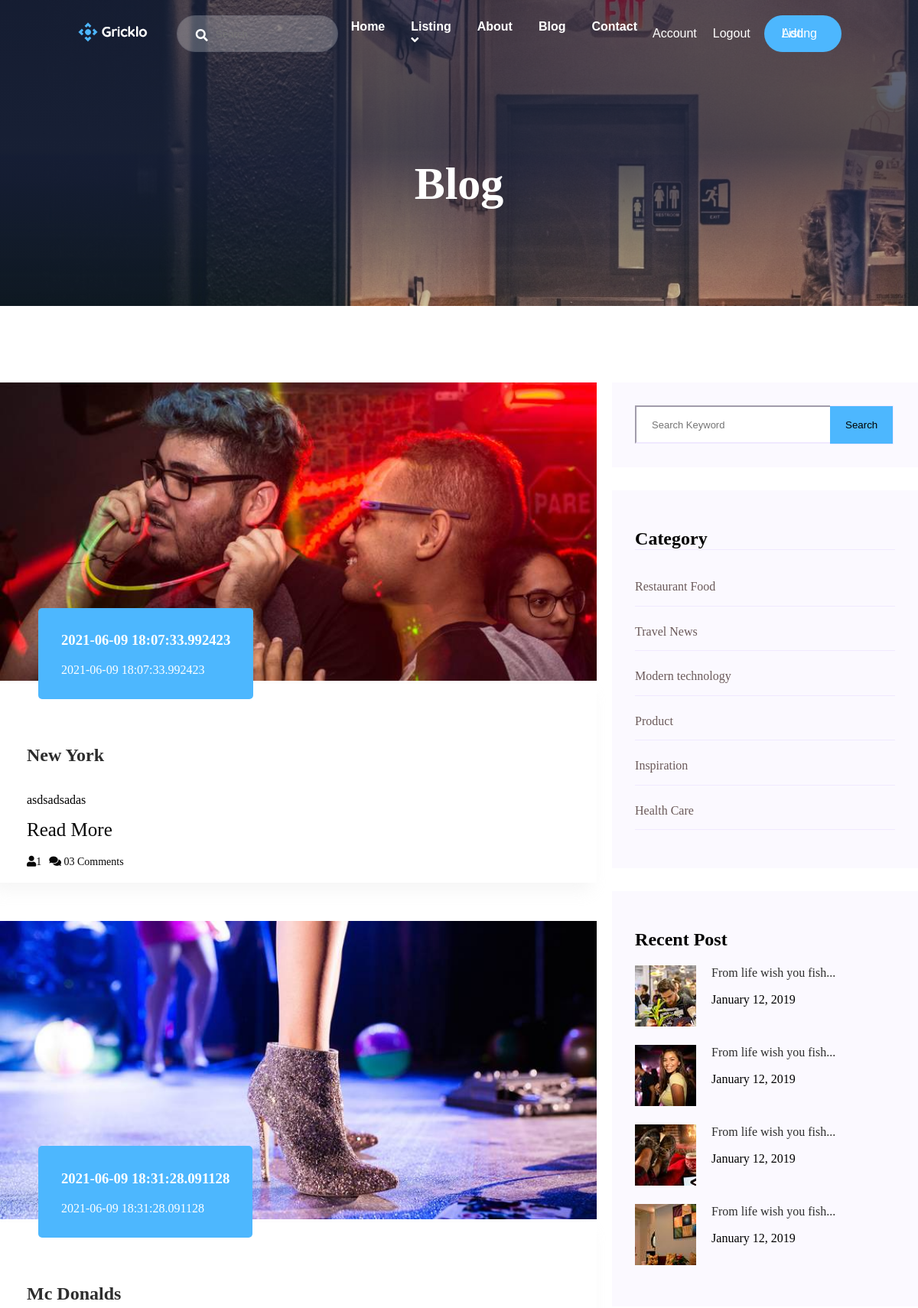
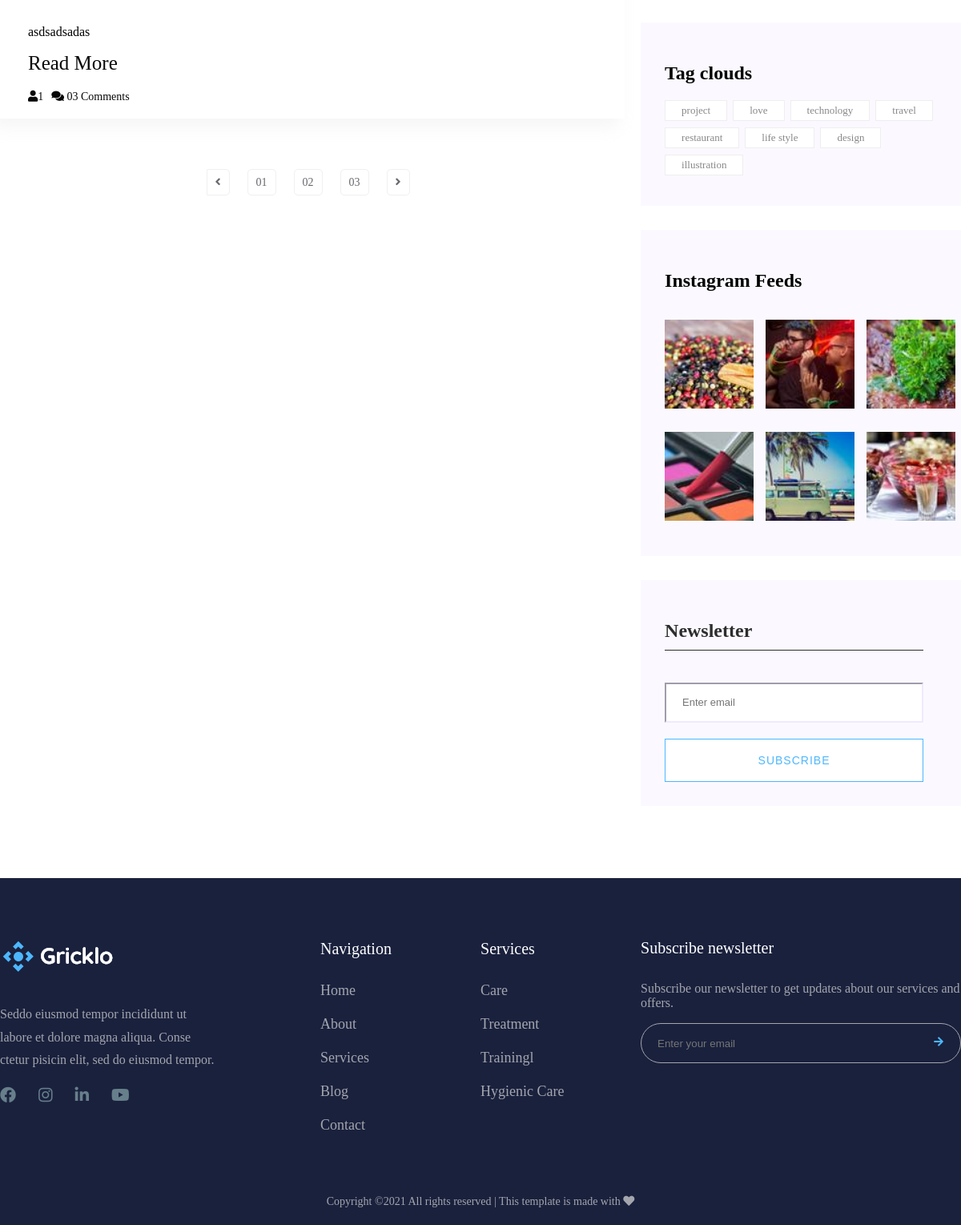
/blog (signed in), run on the app's committed database (2 pictures, top to bottom).
### gricklo/models.py (models this page shows, shortened)
class Blog(db.Model):
    __tablename__ = "blog"
    id = db.Column(db.Integer, primary_key=True)
    title = db.Column(db.String(50),nullable=False)
    short_description = db.Column(db.String(50),nullable=False)
    description = db.Column(db.Text, nullable=False)
    blog_posted = db.Column(db.DateTime, default=datetime.utcnow)
    image = db.Column(db.String(20), default = "default.png")
    category = db.Column(db.Integer, db.ForeignKey('blogcategory.id'), nullable=False)
    customer =db.Column(db.Integer, db.ForeignKey('user.id'), nullable=False)

### gricklo/controlers.py (the view)
@app.route("/blog")
def blog():
    blogs=Blog.query.all()
    return render_template("blog.html" , blogs=blogs)

### gricklo/templates/blog.html (shortened to what this page needs)
<!DOCTYPE html>
<html lang="en">
<head>
    <link rel="stylesheet" href="{{url_for('static',filename='css/blog.css')}}">
</head>
<body>
    {% extends "layout.html"%}
    {% block content %}
    <main>
        <div class="bg-blog d-flex align-items-center justify-content hero-overly">
            <div class="blog-text ">
                <h2>Blog</h2>
            </div>
        </div>
        <section class="blog-area section-padding">
            <div class="container">
                <div class="row">
                    <div class="col-8">
                        <div class="blog-left-sidebar">
                            {% for blog in blogs%}
                            <div class="blog-item">
                                <div class="blog-item-img ">
                                    <img src="/static/uploads/{{blog.image}}" alt="">
                                    <a href="" class="blog-item-date">
                                        <h3>{{blog.blog_posted}}</h3>
                                        <p>{{blog.blog_posted}}</p>
                                    </a>
                                </div>
                                <div class="blog-details">
                                    <a href="">
                                        <h2 class="blog-head" style="color: #2d2d2d;">{{blog.title}}</h2>
                                    </a>
                                    <p>{{blog.short_description}}</p>
                                    <a href="{{url_for('blogdetails', id=blog.id)}}" style="margin-bottom: 20px;font-size: 25px;">Read More</a>
                                    <ul class="blog-info-link">
                                        <li><a href="#"><i class="fa fa-user"></i>{{blog.category}}</a></li>
                                        <li><a href="#"><i class="fa fa-comments"></i> 03 Comments</a></li>
                                    </ul>
                                </div>
                            </div>
                            {% endfor%}
                            <div class="pagination-area pt-10">
                                <div class="row">
                                    <div class="col-12">
                                        <div class="single-wrap d-flex justify-content pt-10">
                                            <nav aria-label="Page navigation example">
                                                <ul class="pagination d-flex">
                                                    <li class="page-item">
                                                        <a href="" class="page-link">
                                                            <i class="fas fa-angle-left"></i>
                                                        </a>
                                                    </li>
                                                    <li><a href="" class="page-link">01</a></li>
                                                    <li><a href="" class="page-link">02</a></li>
                                                    <li><a href="" class="page-link">03</a></li>
                                                    <li>
                                                        <a href="" class="page-link">
                                                            <i class="fas fa-angle-right"></i>
                                                        </a>
                                                    </li>
                                                </ul>
                                            </nav>
                                        </div>
                                    </div>
                                </div>
                            </div>
                        </div>
                    </div>
                    <div class="col-4 ml-20">
                        <div class="blog-right-sidebar">
                            <div class="search-widget">
                                <form action="#">
                                    <div class="input-group d-flex">
                                        <input type="text" class="form-control" placeholder="Search Keyword">
                                        <div class="input-btn">
                                            <button class="boxed-btn2 d-flex" type="button">Search</button>
                                        </div>
                                    </div>
                                </form>
                            </div>
                            <div class="side-category">
                                <h2 class="mb-35">Category</h2>
                                <ul>
                                    <li><a href="">Restaurant Food</a></li>
                                    <li>
                                        <a href="">Travel News</a>
                                    </li>
                                    <li>
                                        <a href="">Modern technology</a>
                                    </li>
                                    <li>
                                        <a href="">Product</a>
                                    </li>
                                    <li>
                                        <a href="">Inspiration</a>
                                    </li>
                                    <li>
                                        <a href="">Health Care</a>
                                    </li>
                                </ul>
                            </div>
                            <div class="side-post">
                                <h2>Recent Post</h2>
                                <div class="side-post-body">
                                    <div class="side-post-img">
                                        <img src="img/post_1.jpg" alt="post_1">
                                    </div>
                                    <div class="side-post-text">
                                        <a href="">From life wish you fish...</a>
                                        <p>January 12, 2019</p>
                                    </div>
                                </div>
                                <div class="side-post-body">
                                    <div class="side-post-img">
                                        <img src="img/post_2.jpg" alt="post_1">
                                    </div>
                                    <div class="side-post-text">
                                        <a href="">From life wish you fish...</a>
                                        <p>January 12, 2019</p>
                                    </div>
                                </div>
                                <div class="side-post-body">
                                    <div class="side-post-img">
                                        <img src="img/post_3.jpg" alt="post_1">
                                    </div>
                                    <div class="side-post-text">
                                        <a href="">From life wish you fish...</a>
                                        <p>January 12, 2019</p>
                                    </div>
                                </div>
                                <div class="side-post-body">
                                    <div class="side-post-img">
                                        <img src="img/post_4.jpg" alt="post_1">
                                    </div>
                                    <div class="side-post-text">
                                        <a href="">From life wish you fish...</a>
                                        <p>January 12, 2019</p>
                                    </div>
                                </div>
                            </div>
                            <div class="tag-clouds">
                                <h2>Tag clouds</h2>
                                <div class="tag-clouds-body">
                                    <ul>
                                        <li><a href="" class="tag-clouds-link ">project</a> </li>
                                        <li><a href="" class="tag-clouds-link ">love</a> </li>
                                        <li><a href="" class="tag-clouds-link ">technology</a> </li>
                                        <li><a href="" class="tag-clouds-link ">travel</a> </li>
                                        <li><a href="" class="tag-clouds-link ">restaurant</a> </li>
                                        <li><a href="" class="tag-clouds-link ">life style</a> </li>
                                        <li><a href="" class="tag-clouds-link ">design</a> </li>
                                        <li><a href="" class="tag-clouds-link ">illustration</a></li>
                                    </ul>
                                </div>
                            </div>
                            <div class="instagram-feeds ">
                                <h2>Instagram Feeds</h2>
                                <div class="instagram-feeds-img d-flex">
                                    <div class="instagram-img">
                                        <img src="img/post_5.jpg" alt="">
                                    </div>
                                    <div class="instagram-img">
                                        <img src="img/post_6.jpg" alt="">
                                    </div>
                                    <div class="instagram-img">
                                        <img src="img/post_7.jpg" alt="">
                                    </div>
                                </div>
                                <div class="instagram-feeds-img d-flex">
                                    <div class="instagram-img">
                                        <img src="img/post_8.jpg" alt="">
                                    </div>
                                    <div class="instagram-img">
                                        <img src="img/post_9.jpg" alt="">
                                    </div>
                                    <div class="instagram-img">
                                        <img src="img/post_10.jpg" alt="">
                                    </div>
                                </div>
                            </div>
                            <div class="News-subscribe">
                                <h2>Newsletter</h2>
                                <div class="News-subscribe-input">
                                    <form action="">
                                        <input type="email" placeholder="Enter email">
                                        <button type="submit">Subscribe</button>
                                    </form>
                                </div>
                            </div>
                        </div>
                    </div>
                </div>
            </div>
            </div>
    {% endblock %}

### data on the page
Blog: image (picture), blog_posted "2021-06-09 18:07:33.992423", title "New York", short_description "asdsadsadas", category "1"
Blog: image (picture), blog_posted "2021-06-09 18:31:28.091128", title "Mc Donalds", short_description "asdsadsadas", category "1"
